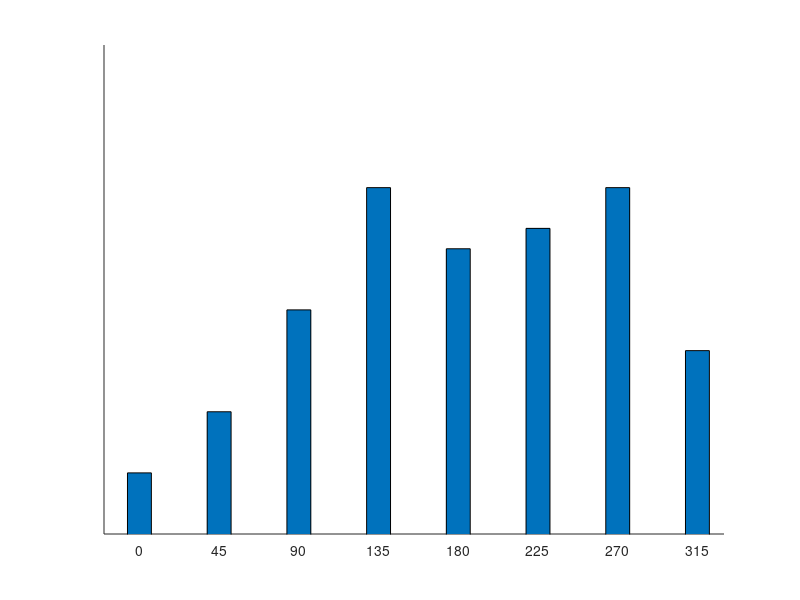

Write the MATLAB code that produced this figure. (Note: this script raises an error after producing the figure.)
angles=[0 45 90 120 180];
values=randi(315,1,100)

edges = [0:45:315];


hold on
%[val, ord] = max(globalspellerrep(subject,:,10))
%y=globalspellerrep(subject,ord,:);
%y=reshape(y, [1 10])
%y=y*100;
%Xi = 0:0.1:size(y,2);
%Yi = pchip(1:size(y,2),y,Xi);
%plot(1:10,y,':','linestyle',linestyles{subject},'marker',mark{subject},...
%    'color',C(subject,:),'MarkerSize',3,'linewidth',2);
[n,x] = hist(values,edges)
h=bar(x,n,'BarWidth',0.3);
axis([-20 330 1 25]);
set(gca,'YTick',[0 30 70 90]);
set(gca,'XTick',edges);
h.FaceColor = [0 0.5 0.5];
set(0, 'DefaultAxesFontSize',16);

grid on
xlabel('Bin Angles');
ylabel('Number of weighted gradients')
%title({'K=3';'CSP'},'color',C(4,:),'fontsize',14,'fontweight','normal',...
    %'fontname','Courier');
%legend('1','2','3','4','5','6','7','8','location','best')